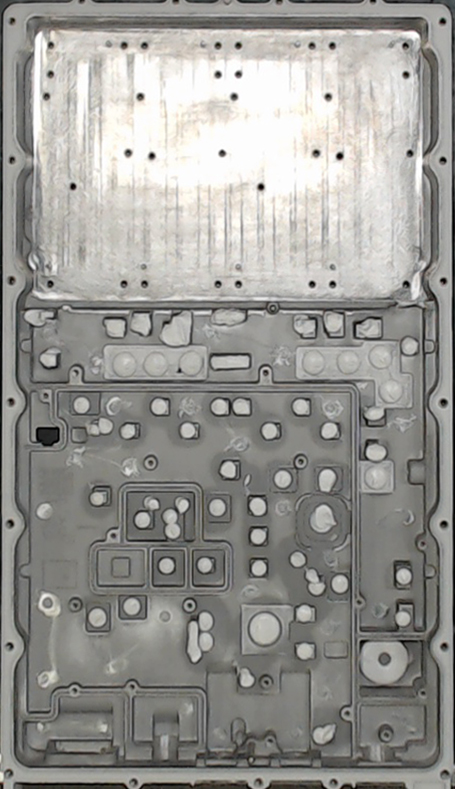
#> input picture db_ref1.jpg, 455 x 789 px
$ python -i logits1.py   (imports and definitions only)   (older library calls are emulated)
#> lines starting #> are read from the running program, lines starting #| are printed output that depends on the picture; after the words box and inside, x2 and y2 are one past the last pixel; in counts of white or black regions, pixels touching at a corner belong together
import cv2
import numpy as np
from time import time
import imutils
from log_generator import ValGen
import tensorflow as tf
import os
os.environ['TF_CPP_MIN_LOG_LEVEL'] = '3'
import time

class ML_model(object):
    def __init__(self, graph_path, label_lines):
#> called with graph_path = 'dcret.pb'
        self.start = 0.0
        self.end = 0.0
        self.config = tf.ConfigProto(device_count={'GPU': 0})
        self.label_lines = label_lines

        with tf.gfile.FastGFile(graph_path, 'rb') as f:
            graph_def = tf.GraphDef()
            graph_def.ParseFromString(f.read())
        with tf.Graph().as_default() as graph:
            tf.import_graph_def(graph_def, name='')

        self.graph_def = graph

    # [27 lines left out: function main, not called in this run]

class dc_ret_ml(ML_model,ValGen):
    def __init__(self):
        graph_path = 'dcret.pb'
        label_lines = [
            "nonedc",
            "handdc",
            "dc",
            "worstret",
            "ret",
            "noneret"
        ]
        ML_model.__init__(self, graph_path, label_lines)
#> (the call stopped at in __init__, `self.config = tf.ConfigProto(device_count={'GPU': 0})`: tensorflow is not available in this run)

    # [12 lines left out: function run, not called in this run]


class MlStage1(ML_model,ValGen):
    def __init__(self):
        graph_path = 'station1.pb'
        label_lines = [
            "gs",
            "tc",
            "gsnone",
            "tcnone"
        ]
        ML_model.__init__(self, graph_path, label_lines)
#> (the call stopped at in __init__, `self.config = tf.ConfigProto(device_count={'GPU': 0})`: tensorflow is not available in this run)

    # [4 lines left out: function run, not called in this run]

class Ml_PA(ML_model):
    def __init__(self):
        graph_path = 'PA_Final.pb'
        label_lines = [
           "pa54",
            "gshandpa",
            "pa53"
            ]
        ML_model.__init__(self, graph_path, label_lines)
#> (the call stopped at in __init__, `self.config = tf.ConfigProto(device_count={'GPU': 0})`: tensorflow is not available in this run)
#> (the call stopped at in __init__, `self.config = tf.ConfigProto(device_count={'GPU': 0})`: tensorflow is not available in this run)
#> further down, picture is the input picture: shape (789, 455, 3); mean B, G, R 147, 151, 152

    # [57 lines left out: functions vali_53, vali_54, vali_53rotate, vali_54rotate, not called in this run]

class PA(ValGen):
    def __init__(self):
        self.lower_green = np.array([33, 25, 26])
        self.upper_green = np.array([102, 255, 255])


    # [54 lines left out: functions main_53, main_54, not called in this run]


class Screw_Lower_Contour():
    def __init__(self):
        self.params = cv2.SimpleBlobDetector_Params()

        self.params.minThreshold = 3
        self.params.maxThreshold = 255

        self.params.filterByArea = True
        self.params.maxArea = 100

        self.params.filterByColor = True
        self.params.blobColor = 0

        self.params.filterByConvexity = True
        self.params.minConvexity = 0.7

        self.params.filterByCircularity = True
        self.params.minCircularity = 0.7

        self.params.filterByInertia = True
        self.params.minInertiaRatio = 0.7

        self.detector = cv2.SimpleBlobDetector_create(self.params)


    # [9 lines left out: function blob, not called in this run]

class Screw_FT():
    def __init__(self):

        self.params = cv2.SimpleBlobDetector_Params()
        # Change thresholds
        self.params.minThreshold = 3
        self.params.maxThreshold = 255

        # Filter by Area.
        self.params.filterByArea = True
        # self.params.minArea = 10
        self.params.maxArea = 100

        # # Filter by Color
        self.params.filterByColor = True
        self.params.blobColor = 0

        # Filter by Circularity
        self.params.filterByCircularity = True
        self.params.minCircularity = 0.5
        # self.params.maxCircularity = 1

        # # Filter by Convexity
        self.params.filterByConvexity = True
        self.params.minConvexity = 0.5

        # # Filter by Inertia
        self.params.filterByInertia = True
        self.params.minInertiaRatio = 0.5

        self.detector = cv2.SimpleBlobDetector_create(self.params)

    # [9 lines left out: function blob, not called in this run]

class Screw_10():
    def __init__(self):

        self.params = cv2.SimpleBlobDetector_Params()
        # Change thresholds
        self.params.minThreshold = 3
        self.params.maxThreshold = 255

        # Filter by Area.
        self.params.filterByArea = True
        # self.params.minArea = 10
        self.params.maxArea = 100

        # # Filter by Color
        self.params.filterByColor = True
        self.params.blobColor = 0

        # Filter by Circularity
        self.params.filterByCircularity = True
        self.params.minCircularity = 0.5
        # self.params.maxCircularity = 1

        # # Filter by Convexity
        self.params.filterByConvexity = True
        self.params.minConvexity = 0.5

        # # Filter by Inertia
        self.params.filterByInertia = True
        self.params.minInertiaRatio = 0.25

        self.detector = cv2.SimpleBlobDetector_create(self.params)

    # [9 lines left out: function blob, not called in this run]

class Screw_20():
    def __init__(self):
        self.params = cv2.SimpleBlobDetector_Params()

        self.params.minThreshold = 3
        self.params.maxThreshold = 255

        self.params.filterByArea = True
        self.params.minArea = 60
        self.params.maxArea = 100

        self.params.filterByColor = True
        self.params.blobColor = 0

        self.params.filterByConvexity = True
        self.params.minConvexity = 0.5

        self.params.filterByCircularity = True
        self.params.minCircularity = 0.5

        self.params.filterByInertia = True
        self.params.minInertiaRatio = 0.5

        self.detector = cv2.SimpleBlobDetector_create(self.params)


    # [26 lines left out: functions blob, contour, not called in this run]

class Screw_21():
    def __init__(self):
        self.params = cv2.SimpleBlobDetector_Params()

        self.params.minThreshold = 3
        self.params.maxThreshold = 255

        self.params.filterByArea = True
        self.params.minArea = 30
        self.params.maxArea = 100

        self.params.filterByColor = True
        self.params.blobColor = 0

        self.params.filterByConvexity = True
        self.params.minConvexity = 0.5

        self.params.filterByCircularity = True
        self.params.minCircularity = 0.5

        self.params.filterByInertia = True
        self.params.minInertiaRatio = 0.01

        self.detector = cv2.SimpleBlobDetector_create(self.params)


    # [11 lines left out: function blob, not called in this run]

class Screw_23():
    def __init__(self):
        self.lower = np.array([0, 0, 113])
        self.upper = np.array([179, 62, 255])

    def contour(self,img):
        gray = cv2.cvtColor(img, cv2.COLOR_BGR2GRAY)
        thresh = cv2.adaptiveThreshold(gray,255,cv2.ADAPTIVE_THRESH_MEAN_C,\
            cv2.THRESH_BINARY,11,2)
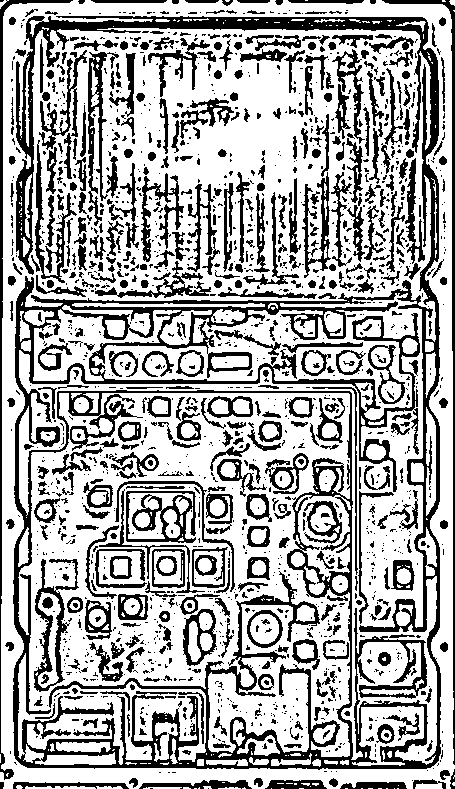
#> thresh: shape (789, 455); 66.8% white; 1633 black regions (1138 under 20 px)
        _,contours,_ = cv2.findContours(thresh,cv2.RETR_TREE,cv2.CHAIN_APPROX_SIMPLE)
#> contours = 2359 contours, 1616 with area under 20; largest, box (x1, y1, x2, y2) and area: (0, 0, 455, 789) 350086, (12, 15, 442, 771) 211538, (18, 393, 351, 765) 99442, (19, 293, 437, 765) 38482, (33, 305, 181, 381) 4523
        for cnt in contours:
            area = cv2.contourArea(cnt)
            peri = cv2.arcLength(cnt,True)
            x,y,w,h = cv2.boundingRect(cnt)
            ar = float(w)/h
            if 0.6<=ar<0.75 and 50<area<200:
                crop = img[y:y+h,x:x+w]
                hsv = cv2.cvtColor(crop, cv2.COLOR_BGR2HSV)
                gray = cv2.inRange(hsv, self.lower, self.upper)
                print(np.sum(gray==0))
                if (np.sum(gray==0)) >85:
                    return 0
#> this loop made 1487 passes
#> (area, peri, x, y, w, h, ar) on passes 16, 19, 20: (30, 78.49, 143, 787, 39, 2, 19.5), (35.5, 57.56, 96, 786, 27, 3, 9), (93, 149.5, 25, 786, 71, 3, 23.67)
#| 13
#| 0
#| 0
#| 0
#| 0
#| 23
#| 0
#| 0
#> (further printed lines are left out)
        return 1

class Screw_Main(ValGen):
    def __init__(self):
        self.result = [0]*24
        self.screw_FT =  {1:[205, 30], 11:[110,30], 13:[300,30],}
        self.screw_Elevated = {3:[214, 81], 4:[202, 140], 15:[310, 81], 16:[295,140], 9:[103, 140], }#10:[117,82],}
        self.screw_Lower = {5:[215, 274], 6:[195, 273], 7:[120, 273], 8:[97, 273], 17:[290, 273], 18:[311, 273], 19:[23, 273],}
        self.screw_corners = {21:[28,30], 22:[389, 30],}
        self.placed = []

    # [63 lines left out: functions cropping, main, not called in this run]

class TC_ML(ML_model,ValGen):
    def __init__(self):
        graph_path = 'handtc.pb'
        label_lines = [
            "handtc",
            "nohandtc"
        ]
        ML_model.__init__(self, graph_path, label_lines)

    # [4 lines left out: function run, not called in this run]

stage1 = {
    "dc_ret_ml":dc_ret_ml(),
    "MlStage1":MlStage1(),
    "Ml_PA":Ml_PA(),
    "PA":PA(),
    "Screw_Main":Screw_Main(),
    "Screw_Lower_Contour" : Screw_Lower_Contour(),
    "Screw_FT":Screw_FT(),
    "Screw_23" : Screw_23(),
    "Screw_21" : Screw_21(),
    "Screw_20": Screw_20(),
    "Screw_10": Screw_10(),
    "TC_ML":TC_ML(),
    }

>>> import cv2
>>> picture = cv2.imread('db_ref1.jpg')
>>> result = Screw_23().contour(picture)
#> result = 0

$ run again, on db_ref2.jpg
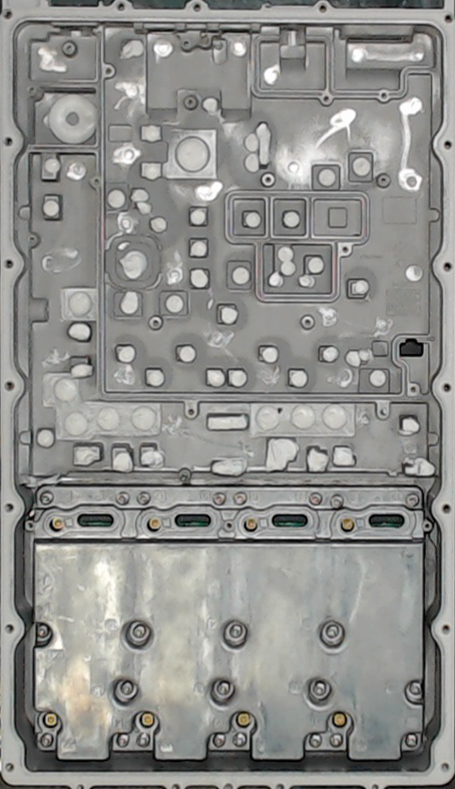
#> input picture db_ref2.jpg, 455 x 789 px
#> picture is the input picture: shape (789, 455, 3); mean B, G, R 141.2, 144.4, 144.2
#> in contour, `thresh = cv2.adaptiveThreshold(gray,255,cv2.ADAPTIVE_THRESH_MEAN_C,\ c..`:
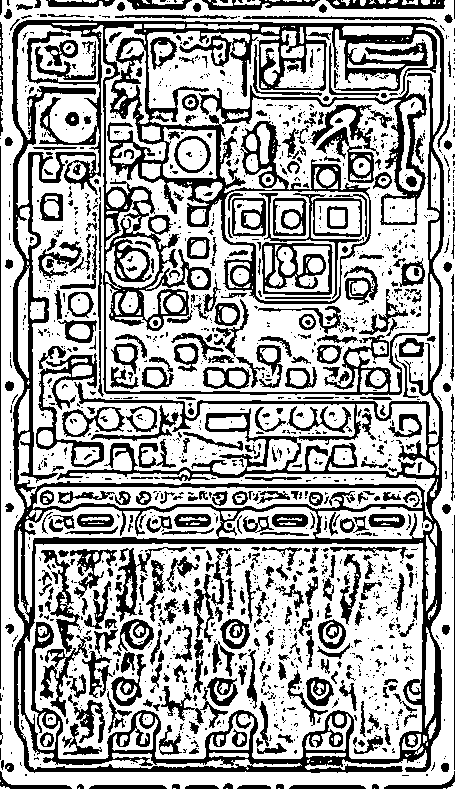
#> thresh: shape (789, 455); 64.9% white; 1574 black regions (1140 under 20 px)
#> contours = 2341 contours, 1608 with area under 20; largest, box (x1, y1, x2, y2) and area: (0, 0, 455, 789) 351648, (11, 19, 445, 774) 319325, (24, 543, 423, 759) 75449, (105, 24, 441, 392) 69811, (17, 25, 440, 521) 39996
#> the loop in contour, `for cnt in contours:` made 2341 passes
#> (area, peri, x, y, w, h, ar) on passes 24, 25, 29: (28.5, 22.24, 421, 0, 9, 5, 1.8), (35.5, 42.73, 402, 0, 16, 5, 3.2), (21.5, 18.24, 360, 0, 6, 6, 1)
#> (printed output is left out)
#> result = 1
